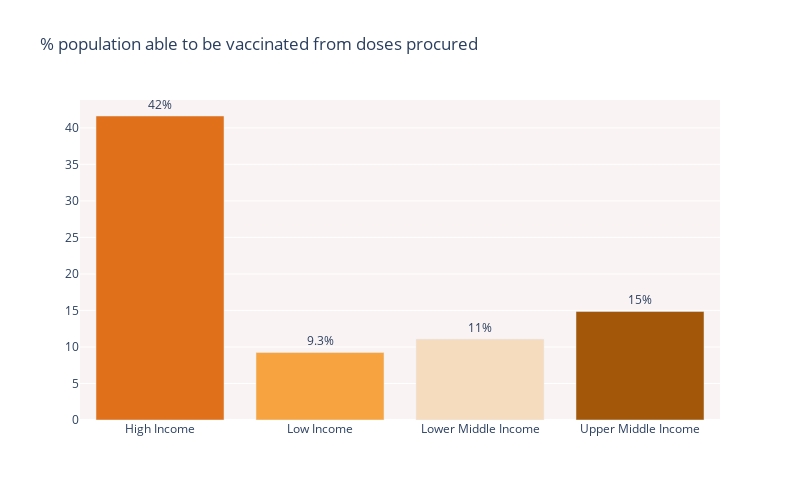

The notebook cell this image was saved under:
### Code cell
colors=['#e1701a','#f7a440','#f6dcbf','#a35709']
fig = go.Figure(data=[go.Bar(
    x=df_pop_covered.index[1:],
    y=df_pop_covered['percent_population_able_to_be_vaccinated'][1:].values,
     marker_color=colors ,text=df_pop_covered['percent_population_able_to_be_vaccinated'][1:].values
)],layout=go.Layout(width=800,
    height=500))
fig.update_traces(texttemplate='%{text:.2s}%', textposition='outside')
fig.update_layout(title_text='% population able to be vaccinated from doses procured',plot_bgcolor='#faf3f3')

### Figure 1 — Plotly figure (JSON) as saved in the notebook; plotly's stock layout.template omitted (floating-point values rounded to 4 significant figures)
{"data": [{"textposition": "outside", "text": [41.63, 9.25, 11.09, 14.86], "texttemplate": "%{text:.2s}%", "y": [41.63, 9.25, 11.09, 14.86], "marker": {"color": ["#e1701a", "#f7a440", "#f6dcbf", "#a35709"]}, "x": ["High Income", "Low Income", "Lower Middle Income", "Upper Middle Income"], "type": "bar"}], "layout": {"width": 800, "plot_bgcolor": "#faf3f3", "title": {"text": "% population able to be vaccinated from doses procured"}, "height": 500}}
